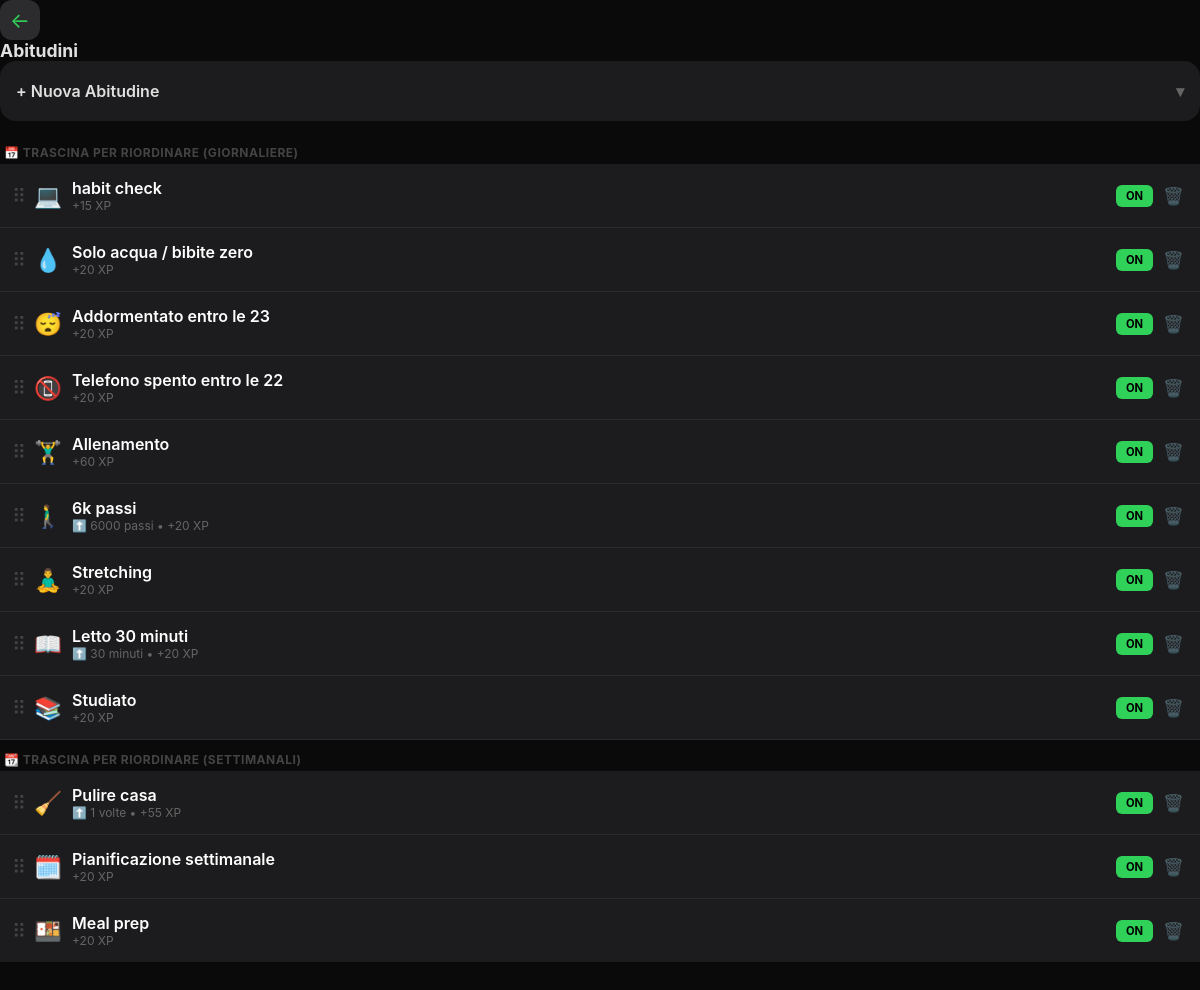
/gestione_abitudini.php (signed in), run on the app's committed database.
### tables this page shows
CREATE TABLE `abitudini` (
  `id` int(11) NOT NULL,
  `utente_id` int(11) NOT NULL,
  `nome` varchar(100) NOT NULL,
  `tipo` enum('giornaliera','settimanale') NOT NULL DEFAULT 'giornaliera',
  `modalita` enum('check','contatore') NOT NULL DEFAULT 'check',
  `obiettivo` int(11) DEFAULT NULL,
  `unita` varchar(20) DEFAULT '',
  `inverso` tinyint(1) DEFAULT 0,
  `xp_ricompensa` int(11) NOT NULL DEFAULT 20,
  `icona` varchar(10) DEFAULT '✅',
  `attiva` tinyint(1) DEFAULT 1,
  `data_creazione` datetime DEFAULT current_timestamp(),
  `ordine` int(11) DEFAULT 0
);

### gestione_abitudini.php (the view, shortened to what this page needs)
<?php
require 'config.php';
$uid = $_SESSION['user_id'];
$stmt = $conn->prepare("SELECT * FROM abitudini WHERE utente_id=? ORDER BY tipo, ordine ASC, id ASC");
$stmt->bind_param("i", $uid);
$stmt->execute();
$abitudini = $stmt->get_result();
?>
<!DOCTYPE html>
<html lang="it">
<head>
<link rel="stylesheet" href="style.css">
            <a href="index.php" class="back-btn" title="Indietro">←</a>
            <h2 style="font-size:1.1em;margin:0;">Abitudini</h2>
        <div class="card">
            <div class="card-toggle-header" onclick="toggleSection('addForm')">
                <span>+ Nuova Abitudine</span>
                <span id="addFormArrow" class="arrow">▾</span>
            </div>
        </div>
        <?php
        $lt = '';
        while ($ab = $abitudini->fetch_assoc()):
            if ($ab['tipo'] !== $lt):
                $lt = $ab['tipo'];
                $list_id = $ab['tipo'] === 'giornaliera' ? 'sort-giorn' : 'sort-sett';
                $titolo = $ab['tipo'] === 'giornaliera' ? '📅 Trascina per riordinare (Giornaliere)' : '📆 Trascina per riordinare (Settimanali)';
                ?>
                <div class="list-section-title"><?= $titolo; ?></div>
                <div id="<?= $list_id; ?>" class="sort-list">
                <?php endif; ?>
                <div class="habit-manage-row <?= $ab['attiva'] ? '' : 'disabled'; ?>" data-id="<?= $ab['id']; ?>"
                    data-nome="<?= htmlspecialchars($ab['nome']); ?>" data-tipo="<?= $ab['tipo']; ?>"
                    data-modalita="<?= $ab['modalita']; ?>" data-obiettivo="<?= $ab['obiettivo']; ?>"
                    data-unita="<?= htmlspecialchars($ab['unita']); ?>" data-inverso="<?= $ab['inverso']; ?>"
                    data-xp="<?= $ab['xp_ricompensa']; ?>" data-icona="<?= $ab['icona']; ?>">
                    <div class="drag-handle" title="Trascina">⠿</div>
                    <div class="hmr-main" onclick="openEdit(<?= $ab['id']; ?>)">
                        <span style="font-size:1.4em;margin-right:10px;"><?= $ab['icona']; ?></span>
                        <div style="flex:1;min-width:0;">
                            <div
                                style="font-weight:600;white-space:nowrap;overflow:hidden;text-overflow:ellipsis;<?= $ab['attiva'] ? 'color:white;' : 'color:#555;'; ?>">
                                <?= htmlspecialchars($ab['nome']); ?>
                            </div>
                            <div style="font-size:.75em;color:#666;">
                                <?php if ($ab['modalita'] === 'contatore'): ?>
                                    <?= $ab['inverso'] ? '⬇️' : '⬆️'; ?>         <?= $ab['obiettivo']; ?>         <?= $ab['unita']; ?> •
                                <?php endif; ?>
                                +<?= $ab['xp_ricompensa']; ?> XP
                            </div>
                        </div>
                    </div>
                    <div class="hmr-actions">
                        <a href="?toggle_attiva=<?= $ab['id']; ?>" class="toggle-btn <?= $ab['attiva'] ? 'on' : 'off'; ?>"
                            onclick="event.stopPropagation()"><?= $ab['attiva'] ? 'ON' : 'OFF'; ?></a>
                        <a href="?delete_id=<?= $ab['id']; ?>" class="delete-btn"
                            onclick="event.stopPropagation();return confirm('Eliminare?')">🗑️</a>
                    </div>
                </div>
            <?php endwhile; ?>
            <?php if ($lt !== '')
                echo "</div>"; ?>
        </div>
</body>
</html>

### style.css (style rules this page uses)
:root { --bg:#0a0a0a;--card:#1c1c1e;--text:#e0e0e0;--muted:#666;--dim:#444;--primary:#30d158;--primary-dim:rgba(48,209,88,.12);--warning:#ff9f0a;--warning-dim:rgba(255,159,10,.12);--danger:#ff453a;--input:#2c2c2e;--border:#2a2a2c;--safe-b:env(safe-area-inset-bottom,0px);--ice:#5ac8fa }
*,*::before,*::after { box-sizing:border-box;margin:0;padding:0 }
html { background:var(--bg);-webkit-text-size-adjust:100% }
a { color:var(--primary);text-decoration:none }
.card { background:var(--card);border-radius:16px;padding:16px;margin-bottom:12px }
.back-btn { color:var(--primary);font-size:.95em;font-weight:600;width:60px }
.card-toggle-header { display:flex;justify-content:space-between;align-items:center;padding:4px 0;cursor:pointer;font-weight:600;user-select:none }
.arrow { transition:transform .2s;display:inline-block;color:var(--muted) }
.list-section-title { padding:12px 4px 4px;font-size:.75em;font-weight:700;color:var(--dim);text-transform:uppercase;letter-spacing:.5px }
.habit-manage-row { display:flex;align-items:center;background:var(--card);border-bottom:1px solid var(--border);transition:opacity .15s }
.habit-manage-row:last-child { border-bottom:none }
.hmr-main { display:flex;align-items:center;flex:1;padding:14px 14px 14px 0;min-width:0;cursor:pointer }
.hmr-actions { display:flex;align-items:center;gap:6px;padding-right:12px;flex-shrink:0 }
.toggle-btn { padding:4px 10px;border-radius:6px;font-size:.7em;font-weight:700;text-decoration:none;transition:all .12s }
.toggle-btn.on { background:var(--primary);color:#000 }
.delete-btn { font-size:1.05em;padding:4px;text-decoration:none;opacity:.4;transition:opacity .12s }
.sort-list { min-height: 20px; margin-bottom: 16px; }
.habit-manage-row { display: flex; align-items: center; background: var(--card); border-bottom: 1px solid var(--border); transition: background 0.15s, opacity 0.15s, box-shadow 0.15s; }
.habit-manage-row:last-child { border-bottom: none; }
.drag-handle { padding: 14px 8px 14px 12px; color: var(--dim); font-size: 1.2em; cursor: grab; user-select: none; touch-action: none; }
.back-btn { color: var(--primary); font-size: 1.3em; font-weight: normal; width: 40px; height: 40px; border-radius: 12px; background: var(--input); display: flex; align-items: center; justify-content: center; transition: background .15s; text-decoration: none; flex-shrink: 0; }

### data on the page
abitudini: tipo "📅 TRASCINA PER RIORDINARE (GIORNALIERE)", icona "💻", nome "habit check", xp_ricompensa "15", attiva "ON"
abitudini: icona "💧", nome "Solo acqua / bibite zero", xp_ricompensa "20", attiva "ON"
abitudini: icona "😴", nome "Addormentato entro le 23", xp_ricompensa "20", attiva "ON"
abitudini: icona "📵", nome "Telefono spento entro le 22", xp_ricompensa "20", attiva "ON"
abitudini: icona "🏋️‍♂️", nome "Allenamento", xp_ricompensa "60", attiva "ON"
abitudini: icona "🚶‍♂️", nome "6k passi", obiettivo "6000", unita "passi", xp_ricompensa "20", attiva "ON"
abitudini: icona "🧘‍♂️", nome "Stretching", xp_ricompensa "20", attiva "ON"
abitudini: icona "📖", nome "Letto 30 minuti", obiettivo "30", unita "minuti", xp_ricompensa "20", attiva "ON"
abitudini: icona "📚", nome "Studiato", xp_ricompensa "20", attiva "ON"
abitudini: tipo "📆 TRASCINA PER RIORDINARE (SETTIMANALI)", icona "🧹", nome "Pulire casa", obiettivo "1", unita "volte", xp_ricompensa "55", attiva "ON"
abitudini: icona "🗓️", nome "Pianificazione settimanale", xp_ricompensa "20", attiva "ON"
abitudini: icona "🍱", nome "Meal prep", xp_ricompensa "20", attiva "ON"
